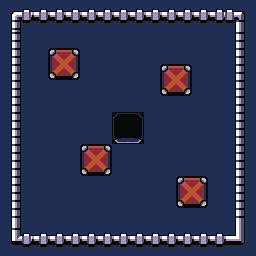

A 2D game scene composited from a Tiled map and its tileset images. What follows is a short description and the map's XML, with each tile layer's data collapsed to a summary:
An orthogonal 16x16 tile map with 16x16 px tiles, 2 tile layers (Rutelag 1, Rutelag 2).

<map version="1.2" tiledversion="1.2.2" orientation="orthogonal" renderorder="right-down" width="16" height="16" tilewidth="16" tileheight="16" infinite="0" nextlayerid="4" nextobjectid="1">
 <tileset firstgid="1" source="tileset.tsx" />
 <layer id="1" name="Rutelag 1" width="16" height="16">
  <data>[256 cells, 256 non-empty, 9 distinct tile ids]</data>
 </layer>
 <layer id="3" name="Rutelag 2" width="16" height="16">
  <data>[256 cells, 132 non-empty, 32 distinct tile ids]</data>
 </layer>
</map>
